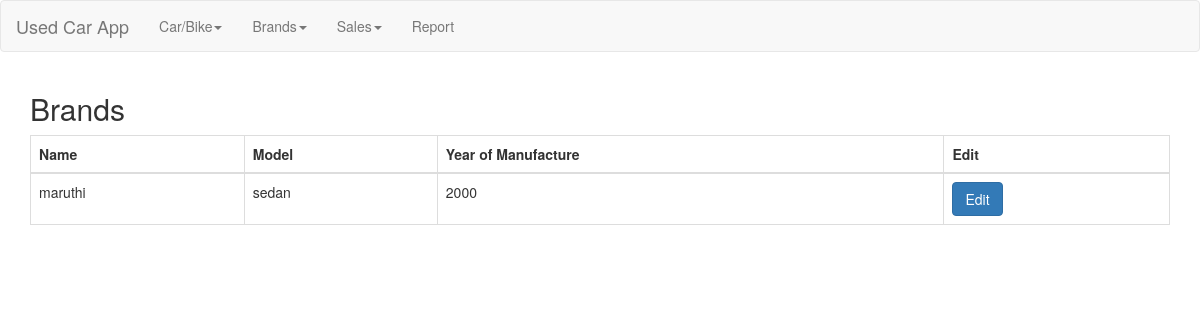
Screenshot of /brand_list/ with the database file from the repository.
### used_car/models.py (models this page shows, shortened)
class Brand(models.Model):
    brand_name = models.CharField(max_length=50, verbose_name="Name")
    model_name = models.CharField(max_length=50, verbose_name="Model")
    yom = models.DecimalField(max_digits=4, decimal_places=0 ,verbose_name="Year Of Manufacturing")
    class Meta:
        unique_together = ('brand_name', 'model_name', 'yom')

### used_car/views.py (the view)
# urls.py: path('brand_list/', views.BrandListView.as_view(), name='brand_list'),
class BrandListView(ListView):
    model = Brand
    template_name = 'used_car/brand_list.html'
    context_object_name = 'brands'

### used_car/templates/used_car/brand_list.html (shortened to what this page needs)
<!DOCTYPE html>
<html lang="en">
<head>
    <link rel="stylesheet" href="https://maxcdn.bootstrapcdn.com/bootstrap/3.4.1/css/bootstrap.min.css">
</head>
<body>
    {% include 'used_car/nav_bar.html' %}
    <div class="container">
        <h2>Brands</h2>
        <table class="table table-bordered">
            <thead>
                <tr>
                    <th>Name</th>
                    <th>Model</th>
                    <th>Year of Manufacture</th>
                    <th>Edit</th>
                </tr>
            </thead>
            <tbody>
                {% for brand in brands %}
                <tr>
                    <td>{{ brand.brand_name }}</td>
                    <td>{{ brand.model_name }}</td>
                    <td>{{ brand.yom }}</td>
                    <td><a href="{% url 'usedcar:update_brand' brand.pk %}" class="btn btn-primary">Edit</a></td>
                </tr>
                {% endfor %}
            </tbody>
        </table>
    </div>
</body>
</html>

### rows the page displays
Brand: brand_name "maruthi", model_name "sedan", yom "2000"
